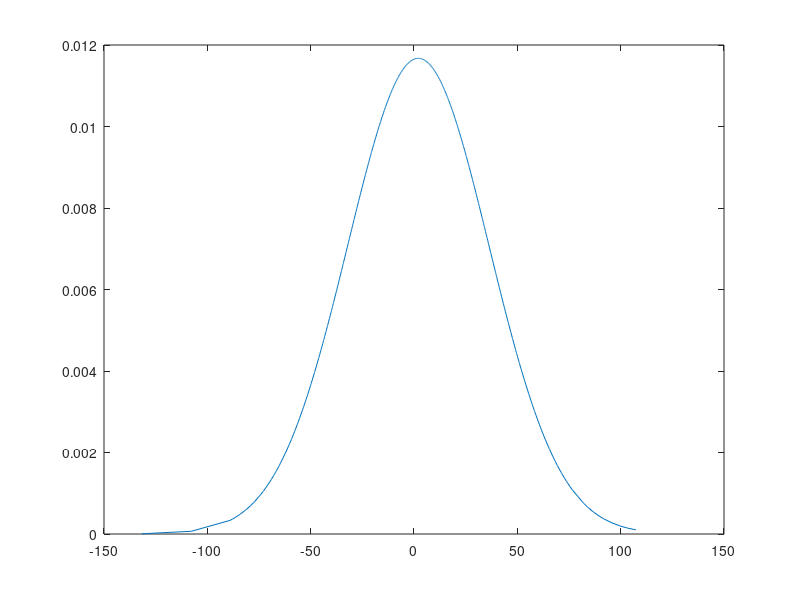
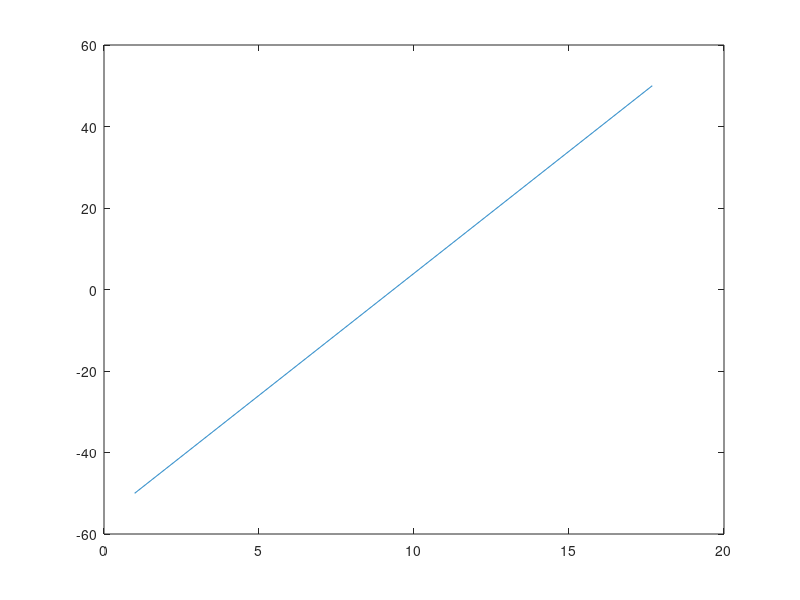
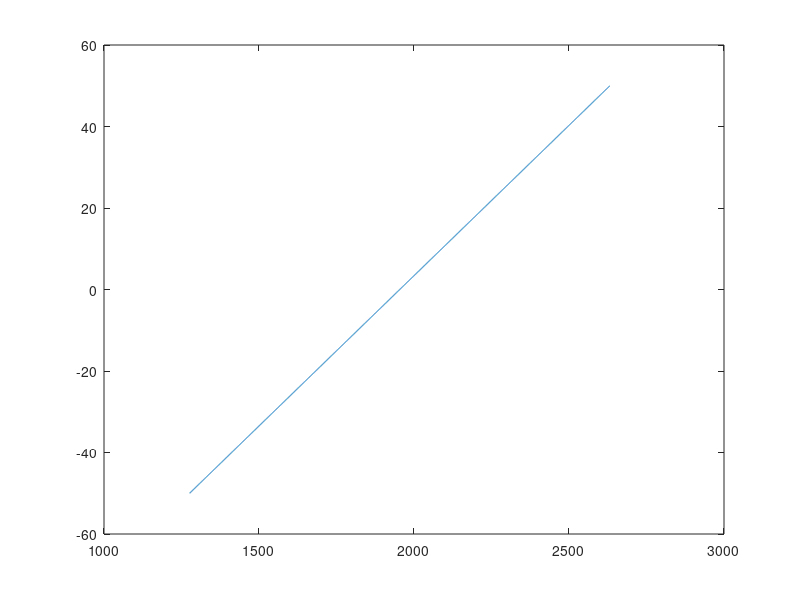

Write MATLAB code to recreate these figures, in order.
clear;clc;
%get classification vectors
VARm = [480.364 801.4593 1.485e3 1.8991e3 520.3670 1.0589e3 2.475e3...
    1.0956e3 3.2548e3 1.0280e3 606.4708 67.1205 1.7991e3 1.2954e3];

MEANm = [-4.0092 -13.3986 16.1774 -13.6166 15.4945 23.9955 -11.1266...
    11.4183 -4.7598 -4.7315, 0.0459 -7.1776 1.5959 3.9563];

VARf = [5.5690e3 3.1736e3 824.7714 1.0764e3 1.8198e3 3.3274e3];

MEANf = [25.8136 11.7280 23.9641 7.4675 14.3271 22.8061];

Male1 = mean(MEANm);
Male2 = mean(VARm);

Female1 = mean(MEANf);
Female2 = mean(VARf);

%create a normal distribution from the mean and variance
ym = sqrt( Male2 ) .* randn(1000,1) + Male1;
yf = sqrt( Female2 ) .* randn(1000,1) + Female1;

ym = sort(ym,'ascend');
yf = sort(yf,'ascend');

normm = fitdist(ym,'Normal');
normf = fitdist(yf,'Normal');

distm = pdf(normm,ym);
distf = pdf(normf,yf);


figure(1)
plot(ym,distm)
figure(2)
plot(yf,distf)

%generate a line for classification
%change in x
dx1 = Female1-Male1;
dx2 = Female2-Male2;

mid1 = (Female1+Male1)/2;
mid2 = (Female2+Male2)/2;
%we want the range to be 100 [-50 50]
m1 = 100/dx1;
m2 = 100/dx2;
x1 = linspace(Male1,Female1, 1000);
x2 = linspace(Male2,Female2, 10000);
y1 = m1.*(x1-mid1);
y2 = m2.*(x2-mid2);
figure(2)
plot(x1,y1)
figure(3)
plot(x2,y2)